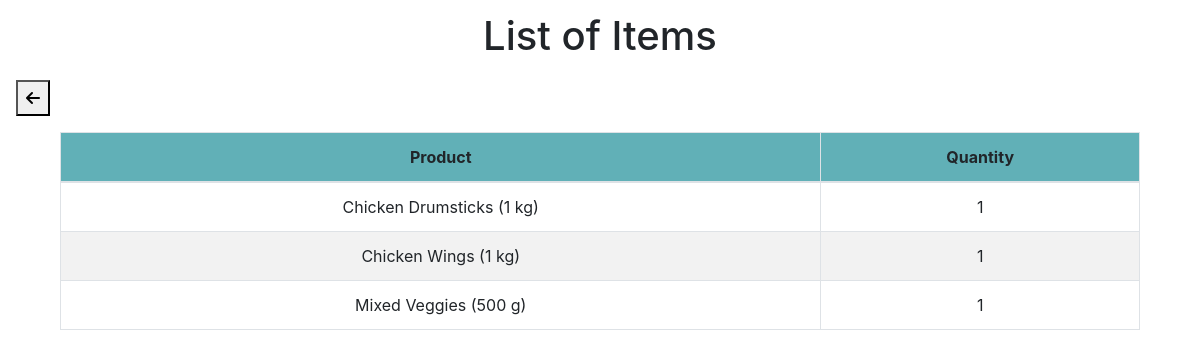
Screenshot of /admin/shop/fetch_orders.php?order_id=6 (signed in) with the database file from the repository.
### tables this page shows
CREATE TABLE `items` (
  `item_id` int(11) NOT NULL,
  `user_id` int(11) NOT NULL,
  `order_id` int(11) NOT NULL,
  `product_code` int(11) NOT NULL,
  `quantity` int(11) NOT NULL,
  `status` varchar(255) NOT NULL
);

CREATE TABLE `products` (
  `product_id` int(11) NOT NULL,
  `product_title` varchar(250) DEFAULT NULL,
  `product_code` bigint(25) DEFAULT NULL,
  `product_description` varchar(500) DEFAULT NULL,
  `product_price` bigint(250) DEFAULT NULL,
  `product_image` varchar(255) DEFAULT NULL,
  `category_id` int(11) DEFAULT NULL,
  `date` timestamp NOT NULL DEFAULT current_timestamp() ON UPDATE current_timestamp()
);

### admin/shop/fetch_orders.php (the view, shortened to what this page needs)
<?php
$conn = mysqli_connect('localhost','root','','frozenhub');
?>
<!DOCTYPE html>
<html lang="en">
<head>
    <link rel="stylesheet" href="../style.css">
    <link rel="stylesheet" href="https://cdn.jsdelivr.net/npm/bootstrap@4.6.2/dist/css/bootstrap.min.css">
    <link rel="stylesheet" href="https://cdnjs.cloudflare.com/ajax/libs/font-awesome/6.3.0/css/all.min.css">
</head>
<body>
<h1 class="text-center" id="reqsHeading" style="margin-bottom: 12px;padding-bottom: 8px;padding-top: 12px;">List of Items</h1>
<button type="button" onclick="window.history.back()"  aria-hidden="true"  class="fa fa-arrow-left ml-3  p-2  mb-3" ></button>
<table table id="table" class="table table-bordered  text-center" style="width:90%; margin:auto; border-collapse:collapse;">
    <thead style="background-color: #61b0b7;">
        <tr>
            <th> Product</th>
            <th> Quantity </th>
        </tr>
    </thead>
    <tbody>
  <?php
  if(isset($_GET['order_id'])){
  $order_id = $_GET['order_id'];
  $see_query= "SELECT * FROM items JOIN products
  WHERE items.product_code = products.product_code
  AND `order_id` = $order_id";
  $result = mysqli_query($conn,$see_query);
  while($row = mysqli_fetch_array($result)){
    $product_title = $row['product_title'];
    $product_quantity = $row['quantity'];
                      echo'
                    <tr>
                        <td>'.  $product_title .'</td>
                        <td>'. $product_quantity.'</td>
                    ';} }?>
    </tbody>
        </table>

### style.css (style rules this page uses)
tr:nth-child(even) { background-color: #f2f2f2; }

### rows the page displays
items: products.product_title "Chicken Drumsticks (1 kg)", quantity "1"
items: products.product_title "Chicken Wings (1 kg)", quantity "1"
items: products.product_title "Mixed Veggies (500 g)", quantity "1"
